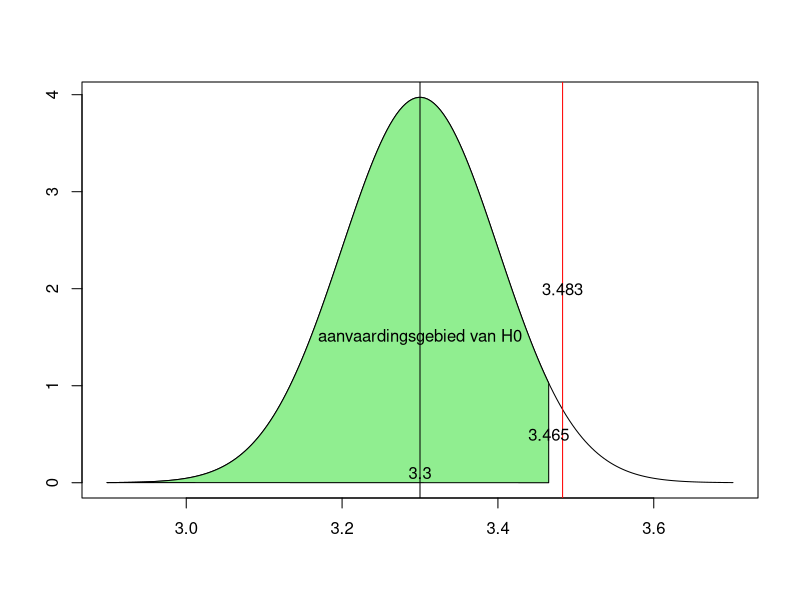

This figure's R source:
#de z-toets

# voor de steekproef hebben we ; 
n <- 30         #steekproefgrootte
sm <- 3.483     #steekproefgemiddeld
s <- 0.55       #standaard afwijkin (gekend)
a <- 0.05       #significantieniveau (gekozen door onderzoeker)
m0 <- 3.3       #hypothetisch populatiegemiddelde (H0)


#methode 1
#bereken de kans dat in een steekproef het gegeven steekproefgemiddelde ziet, dus P(M > sm), in een verdeling M ~ Nor(m0, s / sqrt(n))
p <- 1 - pnorm(sm, mean = 3.3, s/sqrt(n)) # => 0.0341...

#als deze kans kleiner is dan het significantieniveau, dan kunnen we de nulhypothese verwerpen

#methode 2
#berekenen van het kritieke grensgebied

g <- m0 + qnorm(1 - a) * s /sqrt(n)

#g is dan de laagste waarde waarvoor je H0 kan verwerpen, is sm groter, dan mag je dus H0 verwerpen.


# plot van de grafiek (H0)
x <- seq(m0 - 4*s/sqrt(n),m0 + 4*s/sqrt(n), length = 200)
dist <- dnorm(x, m0, s/sqrt(n))
plot(x, dist, type = 'l', xlab = '', ylab='')

#tonen van het gevonden steekproefgemiddelde 
abline(v= sm, col ='red')
text(sm, 2, sm)

#plot van het aanvaardingsgebied
i <- x <= g
polygon(
    c(x[i],     g,  g), 
    c(dist[i], dnorm(g, m0, s/sqrt(n)), 0),
    col = 'lightgreen')

text(g,.5, signif(g, digits=4))

text(m0, 0.1, m0)
abline(v=m0)
text(m0, 1.5, 'aanvaardingsgebied van H0')
